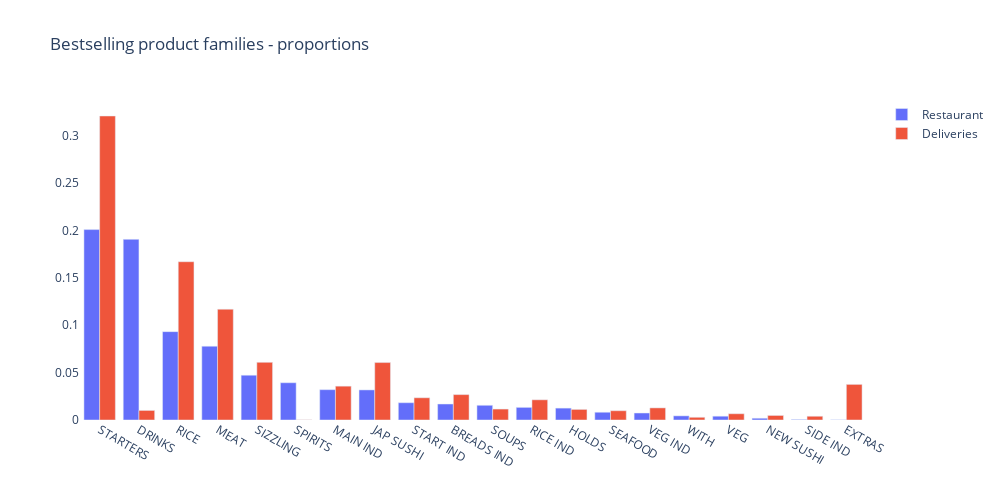

The notebook cell this image was saved under:
### Code cell
#ProductFamily Consumption in restaurant proportions
sum_qty_rest = sum(pf_rest.Qty.values)
pf_rest["prop"] = pf_rest["Qty"].apply(lambda x: x/sum_qty_rest)

#ProductFamily Consumption in deliveries proportions
sum_qty_deli = sum(pf_deli.Qty.values)
pf_deli["prop"] = pf_deli["Qty"].apply(lambda x: x/sum_qty_deli)

pf_group = pf_rest.merge(pf_deli, left_on= "ProductFamily", right_on="ProductFamily" ) 
 
fig = go.Figure(data=[ 
    go.Bar(name='Restaurant', x=pf_group['ProductFamily'], y=pf_group['prop_x']), 
    go.Bar(name='Deliveries', x=pf_group['ProductFamily'], y=pf_group['prop_y']) 
]) 

# Change the bar mode 
fig.update_layout(barmode="group",height=500, width=1000, title_text="Bestselling product families - proportions", plot_bgcolor="white")
fig.show()

### Figure 1 — Plotly figure (JSON) as saved in the notebook; plotly's stock layout.template omitted (floating-point values rounded to 4 significant figures)
{"data": [{"name": "Restaurant", "type": "bar", "x": ["STARTERS", "DRINKS", "RICE", "MEAT", "SIZZLING", "SPIRITS", "MAIN IND", "JAP SUSHI", "START IND", "BREADS IND", "SOUPS", "RICE IND", "HOLDS", "SEAFOOD", "VEG IND", "WITH", "VEG", "NEW SUSHI", "SIDE IND", "EXTRAS"], "y": [0.2009, 0.1905, 0.09321, 0.07784, 0.04724, 0.03931, 0.03198, 0.03174, 0.01823, 0.01687, 0.01552, 0.01332, 0.01254, 0.008189, 0.00737, 0.004367, 0.004008, 0.001868, 0.0005459, 0.0001868]}, {"name": "Deliveries", "type": "bar", "x": ["STARTERS", "DRINKS", "RICE", "MEAT", "SIZZLING", "SPIRITS", "MAIN IND", "JAP SUSHI", "START IND", "BREADS IND", "SOUPS", "RICE IND", "HOLDS", "SEAFOOD", "VEG IND", "WITH", "VEG", "NEW SUSHI", "SIDE IND", "EXTRAS"], "y": [0.3207, 0.0101, 0.167, 0.1169, 0.0608, 0.0001534, 0.03569, 0.06058, 0.02345, 0.02679, 0.01154, 0.0213, 0.01117, 0.00979, 0.01277, 0.002854, 0.006598, 0.004788, 0.003959, 0.03756]}], "layout": {"barmode": "group", "height": 500, "plot_bgcolor": "white", "title": {"text": "Bestselling product families - proportions"}, "width": 1000}}
